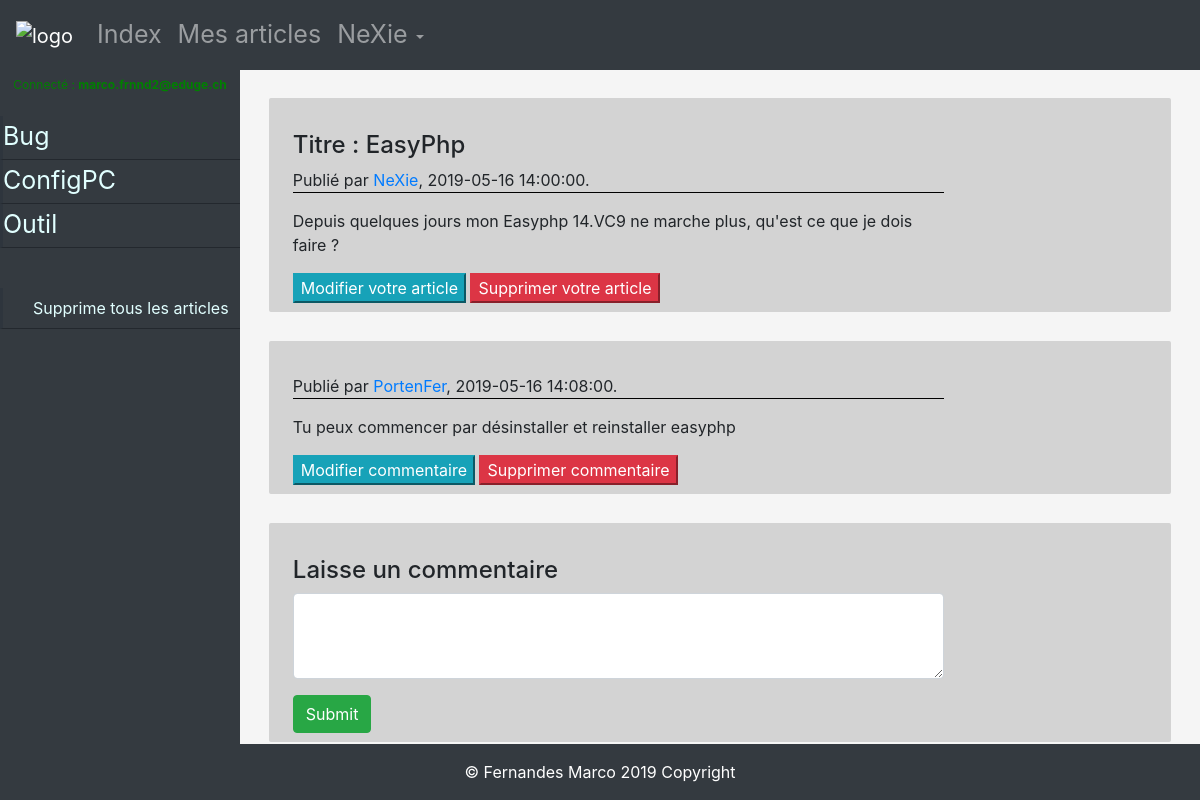
The app's page /index.php?page=afficheArticleById&idArt=45 (signed in) with its own data.
### tables this page shows
CREATE TABLE IF NOT EXISTS `topics` (
  `id_topic` int(11) NOT NULL AUTO_INCREMENT,
  `title_topic` varchar(100) NOT NULL,
  PRIMARY KEY (`id_topic`),
  UNIQUE KEY `title` (`title_topic`)
);

CREATE TABLE IF NOT EXISTS `articles` (
  `id_article` int(11) NOT NULL AUTO_INCREMENT,
  `id_topic` int(11) NOT NULL,
  `id_user` int(11) NOT NULL,
  `title` varchar(50) NOT NULL,
  `content` text NOT NULL,
  `creation_date` timestamp NOT NULL DEFAULT CURRENT_TIMESTAMP,
  `is_active` tinyint(1) NOT NULL,
  PRIMARY KEY (`id_article`),
  KEY `id_article` (`id_article`),
  KEY `id_topic` (`id_topic`),
  KEY `id_user` (`id_user`)
);

CREATE TABLE IF NOT EXISTS `users` (
  `id_user` int(11) NOT NULL AUTO_INCREMENT,
  `pseudo` varchar(50) NOT NULL,
  `last_name` varchar(50) NOT NULL,
  `first_name` varchar(50) NOT NULL,
  `email` varchar(50) NOT NULL,
  `password` varchar(45) NOT NULL,
  `is_admin` tinyint(1) NOT NULL,
  `is_active` tinyint(1) NOT NULL,
  PRIMARY KEY (`id_user`)
);

CREATE TABLE IF NOT EXISTS `comments` (
  `id_comment` int(11) NOT NULL AUTO_INCREMENT,
  `id_user` int(11) NOT NULL,
  `id_article` int(11) NOT NULL,
  `content` text NOT NULL,
  `creation_date` timestamp NOT NULL DEFAULT CURRENT_TIMESTAMP,
  PRIMARY KEY (`id_comment`),
  KEY `id_user` (`id_user`),
  KEY `id_article` (`id_article`)
);

### new_functions/pdoConnection.php (called while the page is built, shortened)
<?php
class EDatabase {
    private static $pdoInstance;
    public static function getInstance() {
        if (self::$pdoInstance == null) {
            try {
                $dsn = EDB_DBTYPE . ':host=' . EDB_HOST . ';port=' . EDB_PORT . ';dbname=' . EDB_DBNAME . ';charset=utf8';
                self::$pdoInstance = new PDO($dsn, EDB_USER, EDB_PASS);
                self::$pdoInstance->setAttribute(PDO::ATTR_ERRMODE, PDO::ERRMODE_EXCEPTION);
            } catch (PDOException $e) {
                echo "Database Error: " . $e->getMessage();
            }
        }
        return self::$pdoInstance;
    }
}

### new_functions/fonctionDatabase.php (called while the page is built, shortened)
<?php
function getTopics() {
    try {
        $sql = "SELECT * FROM `topics`";
        $dbQuery = EDatabase::getInstance()->prepare($sql);
        $dbQuery->execute();
        return $dbQuery->fetchAll(PDO::FETCH_ASSOC);
    } catch (PDOException $e) {
        die('Erreur : ' . $e->getMessage());
    }
}
function selectArticleById($idArt) {
    try {
        $sql = "SELECT * FROM `articles` "
                . "LEFT JOIN `users` ON `articles`.`id_user` = `users`.`id_user` "
                . "WHERE id_article = :id_article "
                . "AND `articles`.`is_active` = 1";
        $dbQuery = EDatabase::getInstance()->prepare($sql);
        $dbQuery->bindParam(':id_article', $idArt);
        $dbQuery->execute();
        return $dbQuery->fetchAll(PDO::FETCH_ASSOC);
    } catch (PDOException $e) {
        die('Erreur : ' . $e->getMessage());
    }
}
function selectAllComByArticle($idArt) {
    try {
        $sql = "SELECT * FROM `comments` "
                . "LEFT JOIN `users` ON `comments`.`id_user` = `users`.`id_user` "
                . "WHERE `id_article` = :id_article AND `users`.`is_active` = 1";
        $dbQuery = EDatabase::getInstance()->prepare($sql);
        $dbQuery->bindParam(':id_article', $idArt);
        $dbQuery->execute();
        return $dbQuery->fetchAll(PDO::FETCH_ASSOC);
    } catch (PDOException $e) {
        die('Erreur : ' . $e->getMessage());
    }
}

### new_includes/displayArticle.php (the view, shortened to what this page needs)
<section id="maSection">
    <article>
        <div class=" insideArt row content">
            <div class="col-sm-9">
                <?php foreach ($resultArt as $value) { ?>
                    <h4>Titre : <?= $value["title"] ?></h4>
                    <p class="bordure"> Publié par <a href="index.php?page=publicProfile&pseudoProfile=<?= $value["pseudo"] ?>"><?= $value["pseudo"] ?></a>, <?= $value["creation_date"] ?>.</p>
                    <p><?= $value["content"] ?></p>
                    <?php
                }
                ?>
                <?php if ($is_admin == 2 || $_SESSION["pseudo"] == $value["pseudo"]) { ?>
                    <a href="index.php?page=ModifArticles&idModifMyArticle=<?= $value["id_article"] ?>"><input type="button" class="btn-info" name="ModifMyArticles" value="Modifier votre article"></a>
                    <a href="index.php?page=DeleteArticle&DeleteArticleById=<?= $value["id_article"] ?>"><input class="btn-danger" type="submit" name="DelMyArticles" value="Supprimer votre article"></a>
                <?php } ?>
            </div>
        </div>
    </article>
    <?php foreach ($resultCom as $value1) { ?>
        <article>
            <div class=" insideArt row content">
                <div class="col-sm-9">
                    <p class="bordure"> Publié par <a href="index.php?page=publicProfile&pseudoProfile=<?= $value1["pseudo"] ?>"><?= $value1["pseudo"] ?></a>, <?= $value1["creation_date"] ?>.</p>
                    <p><?= $value1["content"] ?></p>
                    <?php if ($is_admin == 2 || $_SESSION["pseudo"] == $value1["pseudo"]) { ?>
                        <a href="index.php?page=ModifComments&OldIdArt=<?= $_GET["idArt"] ?>&idModifComments=<?= $value1["id_comment"] ?>"><input type="button" class="btn-info" name="ModifMyComments" value="Modifier commentaire"></a>
                        <a href="index.php?page=DeleteComments&OldIdArt=<?= $_GET["idArt"] ?>&DeleteCommentsId=<?= $value1["id_comment"] ?>"><input class="btn-danger" type="submit" name="DelMyComments" value="Supprimer commentaire"></a>
                    <?php } ?>
                </div>
            </div>
        </article>
        <?php
    }
    if (isset($_SESSION["Connected"]) && $is_active == 1) {
        ?>
        <article>
            <div class=" insideArt row content">
                <div class="col-sm-9">
                    <br>
                    <?php
                    include_once 'formCommentaire.inc.php';
                    ?>
                </div>
            </div>
        </article>
    <?php } ?>
</section>

### new_includes/menu.inc.php (shortened to what this page needs)
<?php
$is_admin = 0;
if (isset($_SESSION["is_admin"])) {
    $is_admin = $_SESSION["is_admin"];
}
if (isset($_SESSION["is_active"])) {
    $is_active = $_SESSION["is_active"];
}
$tableTopic = getTopics();
?>
<nav class="nav-side-menu bg-dark text-white">
    <div class="text-white bg-dark brand">
        <?php if (isset($_SESSION["Connected"])) { ?>
            <p style="color:green; font-size: 12px;">Connecté : <strong> <?= $_SESSION["email"] ?></strong></p>
        <?php } ?>
    </div>
    <div class="menu-list">
        <ul id="menu-content" class="menu-content collapse out">
            <?php
            if (isset($_SESSION["Connected"])) {
                foreach ($tableTopic as $value) {
                    ?>
                    <li><a class="fontSize" href="index.php?page=displayArtByTopics&nameTopic=<?= $value["title_topic"] ?>&id_topic=<?= $value["id_topic"] ?>"><?= $value["title_topic"] ?></a></li>
                    <?php
                }
            }
            ?>
            <br>
                    <?php
            if ($is_admin == 2) {
                ?>
                <li><a href="index.php?page=DeleteAllArticles&HideAllArticles"><i class="fa fa-user fa-lg"></i> Supprime tous les articles</a></li>
<?php } ?>
        </ul>
    </div>
</nav>

### css/MyCFPTForum.css (style rules this page uses)
section { height: 88vh; background-color: whitesmoke; overflow-y: scroll; }
article { border-radius: 2px; margin: 3% 3% 3% 3%; background-color: lightgrey; }
.insideArt { margin-left: 1%; padding-top: 1%; padding-bottom: 1%; }
.bordure { border-bottom:1px solid black; }
.fontSize { font-size: 25px; }
.nav-side-menu { background-color: #2e353d; float: left; width: 20%; height: 88vh; }
.nav-side-menu .brand { line-height: 30px; text-align: center; }
.nav-side-menu ul,.nav-side-menu li { list-style: none; padding: 0px; margin: 0px; line-height: 40px; cursor: pointer; }
.nav-side-menu li { padding-left: 0px; border-left: 3px solid #2e353d; border-bottom: 1px solid #23282e; }
.nav-side-menu li a { text-decoration: none; color: #e1ffff; }
.nav-side-menu li a i { padding-left: 10px; width: 20px; padding-right: 20px; }
@media (min-width: 767px) { .nav-side-menu .menu-list .menu-content { display: block; } }
body { background-color: #e8e8e8; }

### records on screen
topics: title_topic "Bug"
topics: title_topic "ConfigPC"
topics: title_topic "Outil"
articles: title "EasyPhp", id_user.pseudo "NeXie", creation_date "2019-05-16 14:00:00", content "Depuis quelques jours mon Easyphp 14.VC9 ne marche plus, qu'est ce que je dois faire ?"
comments: id_user.pseudo "PortenFer", creation_date "2019-05-16 14:08:00", content "Tu peux commencer par désinstaller et reinstaller easyphp"

### other values on screen
$_SESSION["pseudo"] "NeXie"
